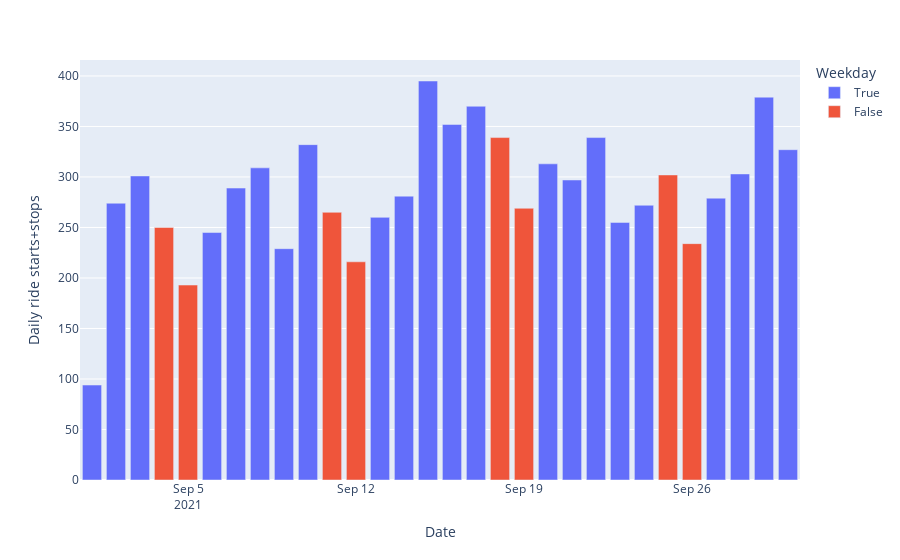

Notebook code cell kept with this figure:
### Code cell
px.bar(ts[ts['Station Name'] == 'Grove St PATH'], x='Date', y='Count', color='Weekday', labels={'Count': 'Daily ride starts+stops'})

### Figure 1 — Plotly figure (JSON) as saved in the notebook; plotly's stock layout.template omitted (floating-point values rounded to 4 significant figures)
{"data": [{"alignmentgroup": "True", "hovertemplate": "Weekday=True<br>Date=%{x}<br>Daily ride starts+stops=%{y}<extra></extra>", "legendgroup": "True", "marker": {"color": "#636efa", "pattern": {"shape": ""}}, "name": "True", "offsetgroup": "True", "orientation": "v", "showlegend": true, "textposition": "auto", "type": "bar", "x": ["2021-09-01T00:00:00", "2021-09-02T00:00:00", "2021-09-03T00:00:00", "2021-09-06T00:00:00", "2021-09-07T00:00:00", "2021-09-08T00:00:00", "2021-09-09T00:00:00", "2021-09-10T00:00:00", "2021-09-13T00:00:00", "2021-09-14T00:00:00", "2021-09-15T00:00:00", "2021-09-16T00:00:00", "2021-09-17T00:00:00", "2021-09-20T00:00:00", "2021-09-21T00:00:00", "2021-09-22T00:00:00", "2021-09-23T00:00:00", "2021-09-24T00:00:00", "2021-09-27T00:00:00", "2021-09-28T00:00:00", "2021-09-29T00:00:00", "2021-09-30T00:00:00"], "xaxis": "x", "y": [94, 274, 301, 245, 289, 309, 229, 332, 260, 281, 395, 352, 370, 313, 297, 339, 255, 272, 279, 303, 379, 327], "yaxis": "y"}, {"alignmentgroup": "True", "hovertemplate": "Weekday=False<br>Date=%{x}<br>Daily ride starts+stops=%{y}<extra></extra>", "legendgroup": "False", "marker": {"color": "#EF553B", "pattern": {"shape": ""}}, "name": "False", "offsetgroup": "False", "orientation": "v", "showlegend": true, "textposition": "auto", "type": "bar", "x": ["2021-09-04T00:00:00", "2021-09-05T00:00:00", "2021-09-11T00:00:00", "2021-09-12T00:00:00", "2021-09-18T00:00:00", "2021-09-19T00:00:00", "2021-09-25T00:00:00", "2021-09-26T00:00:00"], "xaxis": "x", "y": [250, 193, 265, 216, 339, 269, 302, 234], "yaxis": "y"}], "layout": {"barmode": "relative", "legend": {"title": {"text": "Weekday"}, "tracegroupgap": 0}, "margin": {"t": 60}, "xaxis": {"anchor": "y", "domain": [0, 1], "title": {"text": "Date"}}, "yaxis": {"anchor": "x", "domain": [0, 1], "title": {"text": "Daily ride starts+stops"}}}}
